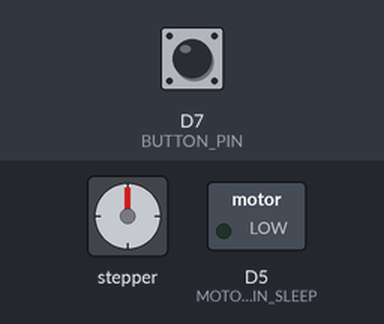
Bench run of a sketch on a simulated ESP8266 (NodeMCU). Parts: stepper motor, switched loads named in the sketch (green lamp = pin HIGH). Wiring (inferred from the names in the program): stepper motor driver (200 steps per turn assumed): step D3; direction D4. The inputs (shaded band) are chosen by the test bench; at power-on: D7 (BUTTON_PIN) HIGH. WiFi joins after 1.5 s; servers stay silent unless stated; network time is answered at once with the bench clock; the local clock reads 2024-03-15 10:24:30 at power-on unless the sketch sets it; pins used as bus, display or sensor lines are not drawn; what the sketch prints to the serial monitor is not drawn.

Above: at 2.7 s.
2.8 s: D7 (BUTTON_PIN) pulled LOW for 0.15 s
Timing chart, 0 to 19.5 s (numbered marks = the images above; inputs shaded):
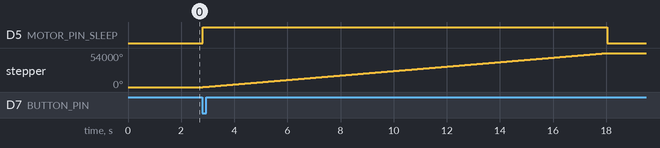

The sketch:

blinds.ino
```cpp
/*
  Open and close blinds based on specific time fetched from nrp
 */
#include <NTPClient.h>
#include <ESP8266WiFi.h>
#include <WiFiUdp.h>

// Motor config
#define DISTANCE            30000
#define MOTOR_PIN_STEP      D3
#define MOTOR_PIN_DIRECTION D4
#define MOTOR_PIN_SLEEP     D5
#define BUTTON_PIN          D7

// Specify times
String open_blinds_time = "07:00:00";
String close_blinds_time = "19:00:00";

// WiFi parameters
const char* ssid = "MSI";
const char* password = "ursus2000";

WiFiUDP ntpUDP;
NTPClient timeClient(ntpUDP, "0.europe.pool.ntp.org", 7200, 86400);

int is_blind_open = true;
int step_counter = 0;
int stepping = false;

void setup() {
  Serial.begin(9600);

  pinMode(MOTOR_PIN_STEP, OUTPUT);
  pinMode(MOTOR_PIN_DIRECTION, OUTPUT);
  pinMode(MOTOR_PIN_SLEEP, OUTPUT);
  pinMode(BUTTON_PIN, INPUT_PULLUP);

  digitalWrite(MOTOR_PIN_STEP, LOW);
  digitalWrite(MOTOR_PIN_DIRECTION, LOW);
  digitalWrite(MOTOR_PIN_SLEEP, LOW);
  digitalWrite(BUTTON_PIN, LOW);

  WiFi.begin(ssid, password);

  while(WiFi.status() != WL_CONNECTED) {
    delay(500);
    Serial.print(".");
  }

  timeClient.begin();
}

void loop() {
  timeClient.update();
  Serial.println(timeClient.getFormattedTime());

  if (((open_blinds_time == timeClient.getFormattedTime() && is_blind_open == false) ||
       (close_blinds_time == timeClient.getFormattedTime() && is_blind_open == true) ||
        digitalRead(BUTTON_PIN) == LOW))
  {
    // Wake up driver
    digitalWrite(MOTOR_PIN_SLEEP, HIGH);

    // Check direction
    if (is_blind_open == true)
    {
      digitalWrite(MOTOR_PIN_DIRECTION, HIGH);
    }
    else
    {
      digitalWrite(MOTOR_PIN_DIRECTION, LOW);
    }

    // Turn motor
    // TODO: Make non blocking
    while (step_counter != DISTANCE)
    {
      step(200);
      yield();
      step_counter = step_counter + 1;
    }

    // Reset and sleep
    is_blind_open = !is_blind_open;
    step_counter = 0;
    digitalWrite(MOTOR_PIN_SLEEP, LOW);
  }
}

void step(long stepDelay) {
  digitalWrite(MOTOR_PIN_STEP, HIGH);
  delayMicroseconds(stepDelay);
  digitalWrite(MOTOR_PIN_STEP, LOW);
  delayMicroseconds(stepDelay);
}
```

Measured:
- after the input at 2.8 s, D5 (MOTOR_PIN_SLEEP): LOW → HIGH at once, → LOW 15.2 s later; stepper: turns 54000° clockwise in 15.2 s, starting at once
